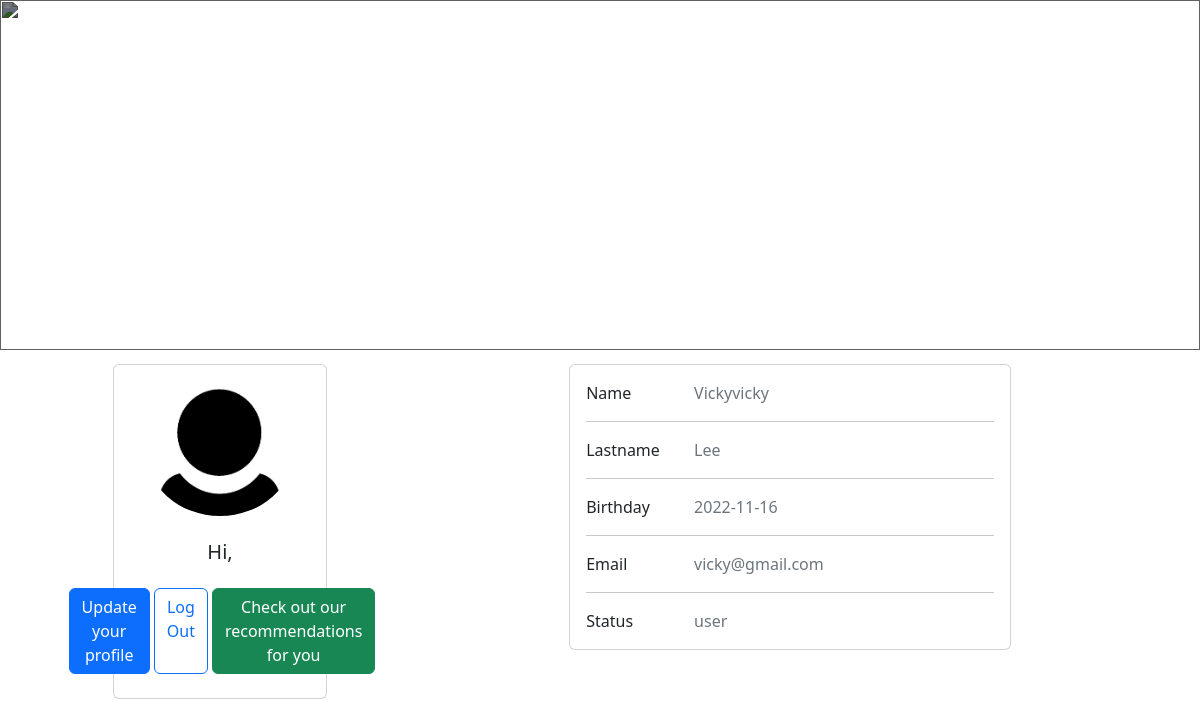
Screenshot of /home.php (signed in) with the database file from the repository.
### tables this page shows
CREATE TABLE `users` (
  `user_id` int(11) NOT NULL,
  `first_name` varchar(255) NOT NULL,
  `last_name` varchar(255) NOT NULL,
  `password` varchar(255) NOT NULL,
  `date_of_birth` varchar(255) NOT NULL,
  `email` varchar(255) NOT NULL,
  `picture` varchar(255) NOT NULL,
  `status` varchar(4) NOT NULL DEFAULT 'user'
);

### home.php (the view, shortened to what this page needs)
<?php
require_once 'components/db_connect.php';
$query = "SELECT * FROM users WHERE user_id={$_SESSION['user']}";
$result = mysqli_query($conn, $query);
$row = mysqli_fetch_assoc($result);
$fname = $row['first_name'];
$lname = $row['last_name'];
$dateOfBirth = $row['date_of_birth'];
$email = $row['email'];
$pic = $row['picture'];
$status = $row['status'];
?>
<!DOCTYPE html>
<html lang="en">
<head>
    <?php require_once 'components/boot.php' ?>
</head>
<body>
<nav class="navbar navbar-expand-lg">
  <div class="container-fluid ">
    <a class="navbar-brand text-white" href="">Big Library</a>
    <div class="collapse navbar-collapse" id="navbarSupportedContent">
      <ul class="navbar-nav me-auto mb-2 mb-lg-0 text-white ">
        <li class="nav-item">
          <a class="nav-link text-white " href="index.php">Our recommendation</a>
        </li>
      </ul>
    </div>
  </div>
</nav>
<header>
        <img class="background-image" src="style/bg.png"></img>
    </header>
    <div class="container py-5 h100">
        <div class="row">
            <div class="col-lg-4">
                <div class="card mb-4">
                    <div class="card-body text-center">
                        <img src="pictures/<?= $pic ?>" alt=" avatar" class="rounded-circle img-fluid" style="width: 150px;">
                        <h5 class="my-4">Hi, </h5>
                        <div class="d-flex justify-content-center mb-2">
                            <a class=" btn btn-primary ms-1" href="update.php?id=<?php echo $_SESSION['user'] ?>">Update your profile</a>
                            <a class="btn btn-outline-primary ms-1" href="logout.php?logout">Log Out</a>
                            <a class="btn btn-success ms-1" href="userDashboard.php">Check out our recommendations for you</a>
                        </div>
                    </div>
                </div>
            </div>
            <div class="col-lg-8">
                <div class="card card-body ">
                    <div class="row">
                        <div class="col-sm-3">
                            <p class="mb-0">Name</p>
                        </div>
                        <div class="col-sm-9">
                            <p class="text-muted mb-0"><?= $fname ?></p>
                        </div>
                    </div>
                    <hr>
                    <div class="row">
                        <div class="col-sm-3">
                            <p class="mb-0">Lastname</p>
                        </div>
                        <div class="col-sm-9">
                            <p class="text-muted mb-0"><?= $lname ?></p>
                        </div>
                    </div>
                    <hr>
                    <div class="row">
                        <div class="col-sm-3">
                            <p class="mb-0">Birthday</p>
                        </div>
                        <div class="col-sm-9">
                            <p class="text-muted mb-0"><?= $dateOfBirth ?></p>
                        </div>
                    </div>
                    <hr>
                    <div class="row">
                        <div class="col-sm-3">
                            <p class="mb-0">Email</p>
                        </div>
                        <div class="col-sm-9">
                            <p class="text-muted mb-0"><?= $email ?></p>
                        </div>
                    </div>
                    <hr>
                    <div class="row">
                        <div class="col-sm-3">
                            <p class="mb-0">Status</p>
                        </div>
                        <div class="col-sm-9">
                            <p class="text-muted mb-0"><?= $status ?></p>
                        </div>
                    </div>
                </div>
            </div>
        </div>
    </div>
</body>
</html>

### home.php (style rules this page uses)
.card { margin: auto; margin-top: 10px; width: 60% ; }
.background-image { position: absolute; top: 0; left: 0; z-index: -1; width: 100%; height: 350px; object-fit: cover; filter: brightness(50%); }
header { height: 150px; margin-bottom: 100px; display: grid; place-items: center; }

### rows the page displays
users: picture (placeholder picture), first_name "Vickyvicky", last_name "Lee", date_of_birth "2022-11-16", email "vicky@gmail.com", status "user"
